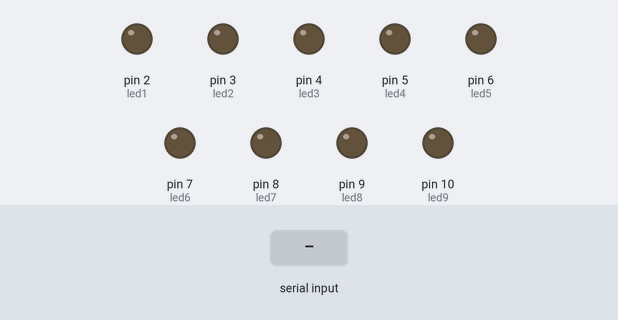
Recording of a sketch running on a simulated Arduino Uno, built with avr-gcc and run on an emulated ATmega328P. Parts: output pins drawn as LEDs (lit = HIGH). The test bench sets the inputs (shaded band).

Above: at 1.2 s.
1.3 s: "1" received over Serial
At 1.7 s:
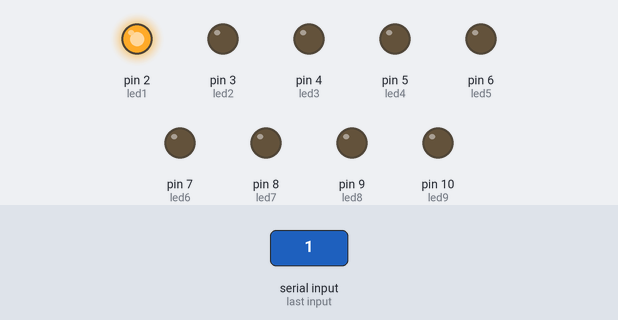
2.8 s: "2" received over Serial
At 4.0 s:
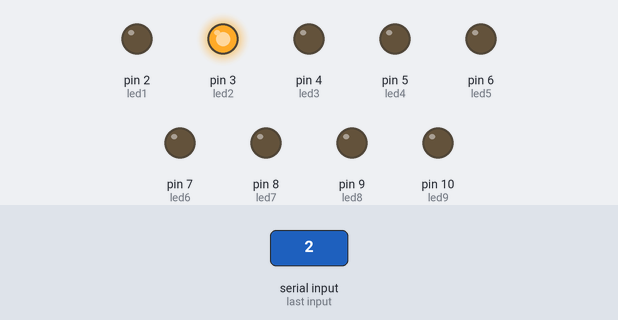
4.3 s: "3" received over Serial
At 5.2 s:
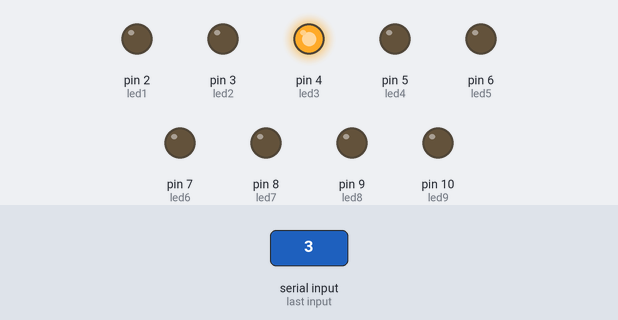
5.8 s: "4" received over Serial
At 6.4 s:
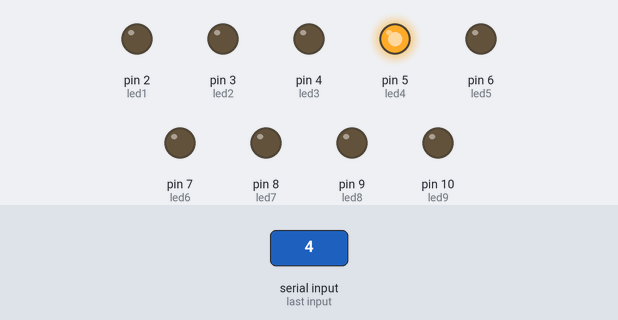
7.3 s: "5" received over Serial
At 8.5 s:
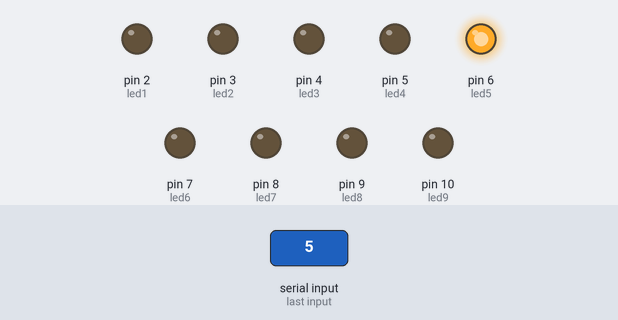
8.8 s: "6" received over Serial
At 9.8 s:
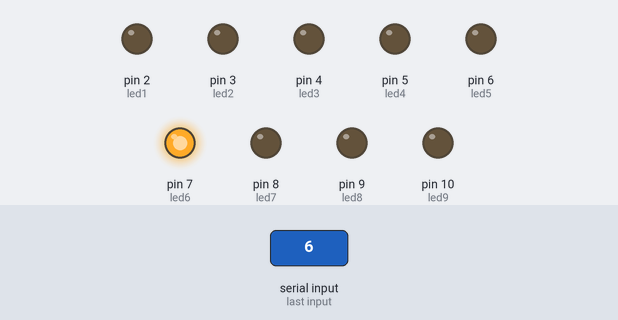
Timing chart, 0 to 11.3 s (numbered marks = the images above; inputs shaded):
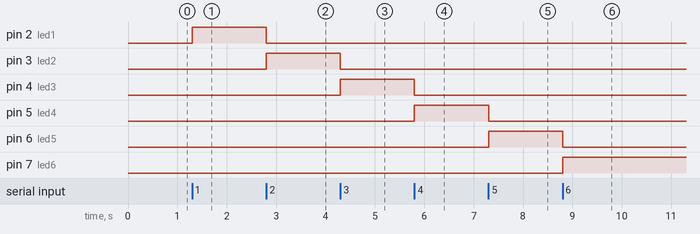

The sketch:

LED_rbt.ino
```cpp
char serialRead;
const int led1 = 2;
const int led2 = 3;
const int led3 = 4;
const int led4 = 5;
const int led5 = 6;
const int led6 = 7;
const int led7 = 8;
const int led8 = 9;
const int led9 = 10;

void setup() {
  Serial.begin(9600);
  pinMode(led1, OUTPUT);
  pinMode(led2, OUTPUT);
  pinMode(led3, OUTPUT);
  pinMode(led4, OUTPUT);
  pinMode(led5, OUTPUT);
  pinMode(led6, OUTPUT);
  pinMode(led7, OUTPUT);
  pinMode(led8, OUTPUT);
  pinMode(led9, OUTPUT);
}

void loop() {
  noTone(1);
  if (Serial.available() > 0){
    serialRead = Serial.read();

    if(serialRead =='1') {
      digitalWrite(led1, HIGH);
      digitalWrite(led2, LOW);
      digitalWrite(led3, LOW);
      digitalWrite(led4, LOW);
      digitalWrite(led5, LOW);
      digitalWrite(led6, LOW);
      digitalWrite(led7, LOW);
      digitalWrite(led8, LOW);
      digitalWrite(led9, LOW);
    }
    else if(serialRead =='2') {
      digitalWrite(led2, HIGH);
      digitalWrite(led1, LOW);
      digitalWrite(led3, LOW);
      digitalWrite(led4, LOW);
      digitalWrite(led5, LOW);
      digitalWrite(led6, LOW);
      digitalWrite(led7, LOW);
      digitalWrite(led8, LOW);
    }
     else if(serialRead =='3') {
      digitalWrite(led3,HIGH);
      digitalWrite(led2, LOW);
      digitalWrite(led1, LOW);
      digitalWrite(led4, LOW);
      digitalWrite(led5, LOW);
      digitalWrite(led6, LOW);
      digitalWrite(led7, LOW);
      digitalWrite(led8, LOW);
      digitalWrite(led9, LOW);
    }
     else if(serialRead =='4') {
      digitalWrite(led4, HIGH);
      digitalWrite(led3, LOW);
      digitalWrite(led2, LOW);
      digitalWrite(led1, LOW);
      digitalWrite(led5, LOW);
      digitalWrite(led6, LOW);
      digitalWrite(led7, LOW);
      digitalWrite(led8, LOW);
      digitalWrite(led9, LOW);
  }
     else if(serialRead =='5') {
      digitalWrite(led5, HIGH);
      digitalWrite(led4, LOW);
      digitalWrite(led3, LOW);
      digitalWrite(led2, LOW);
      digitalWrite(led1, LOW);
      digitalWrite(led6, LOW);
      digitalWrite(led7, LOW);
      digitalWrite(led8, LOW);
      digitalWrite(led9, LOW);
  }
     else if(serialRead =='6') {
      digitalWrite(led6, HIGH);
      digitalWrite(led5, LOW);
      digitalWrite(led4, LOW);
      digitalWrite(led3, LOW);
      digitalWrite(led2, LOW);
      digitalWrite(led1, LOW);
      digitalWrite(led7, LOW);
      digitalWrite(led8, LOW);
      digitalWrite(led9, LOW);
  }
     else if(serialRead =='7') {
      digitalWrite(led7, HIGH);
      digitalWrite(led6, LOW);
      digitalWrite(led5, LOW);
      digitalWrite(led4, LOW);
      digitalWrite(led3, LOW);
      digitalWrite(led2, LOW);
      digitalWrite(led1, LOW);
      digitalWrite(led8, LOW);
      digitalWrite(led9, LOW);
  }
     else if(serialRead =='8') {
      digitalWrite(led8, HIGH);
      digitalWrite(led7, LOW);
      digitalWrite(led6, LOW);
      digitalWrite(led5, LOW);
      digitalWrite(led3, LOW);
      digitalWrite(led2, LOW);
      digitalWrite(led1, LOW);
      digitalWrite(led9, LOW);
  }
     else if(serialRead =='9') {
      digitalWrite(led9, HIGH);
      digitalWrite(led8, LOW);
      digitalWrite(led7, LOW);
      digitalWrite(led6, LOW);
      digitalWrite(led5, LOW);
      digitalWrite(led4, LOW);
      digitalWrite(led4, LOW);
      digitalWrite(led3, LOW);
      digitalWrite(led2, LOW);
      digitalWrite(led1, LOW);
     }

  }
}
```

Measured:
- after the input at 1.3 s, pin 2 (led1): LOW → HIGH at once
- after the input at 2.8 s, pin 2 (led1): HIGH → LOW at once; pin 3 (led2): LOW → HIGH at once
- after the input at 4.3 s, pin 3 (led2): HIGH → LOW at once; pin 4 (led3): LOW → HIGH at once
- after the input at 5.8 s, pin 4 (led3): HIGH → LOW at once; pin 5 (led4): LOW → HIGH at once
- after the input at 7.3 s, pin 5 (led4): HIGH → LOW at once; pin 6 (led5): LOW → HIGH at once
- after the input at 8.8 s, pin 6 (led5): HIGH → LOW at once; pin 7 (led6): LOW → HIGH at once
